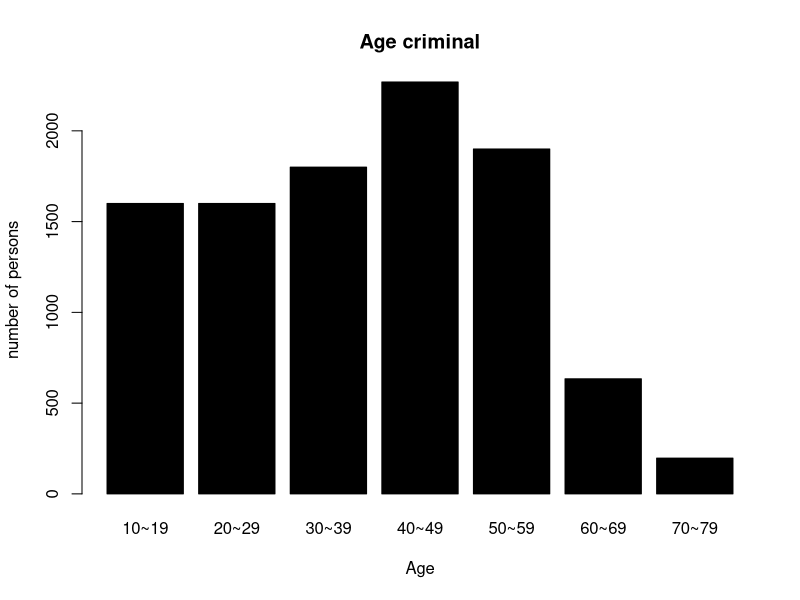
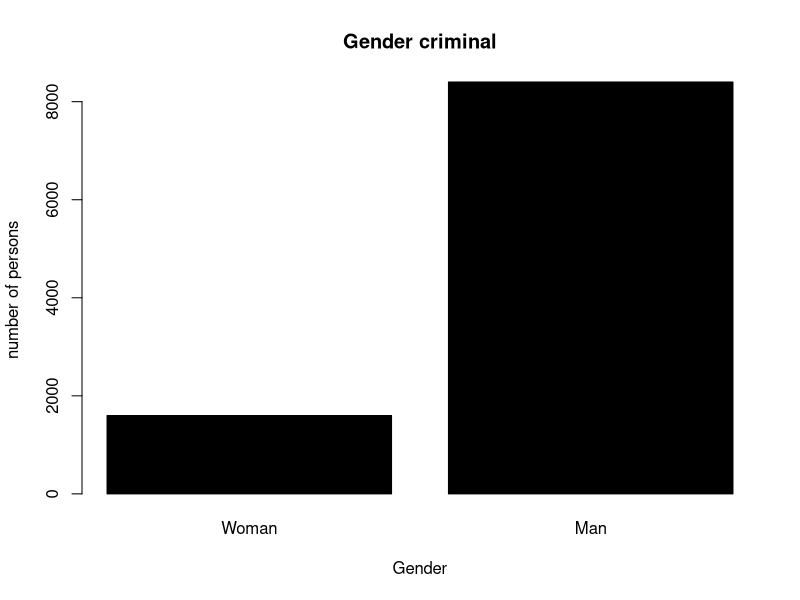
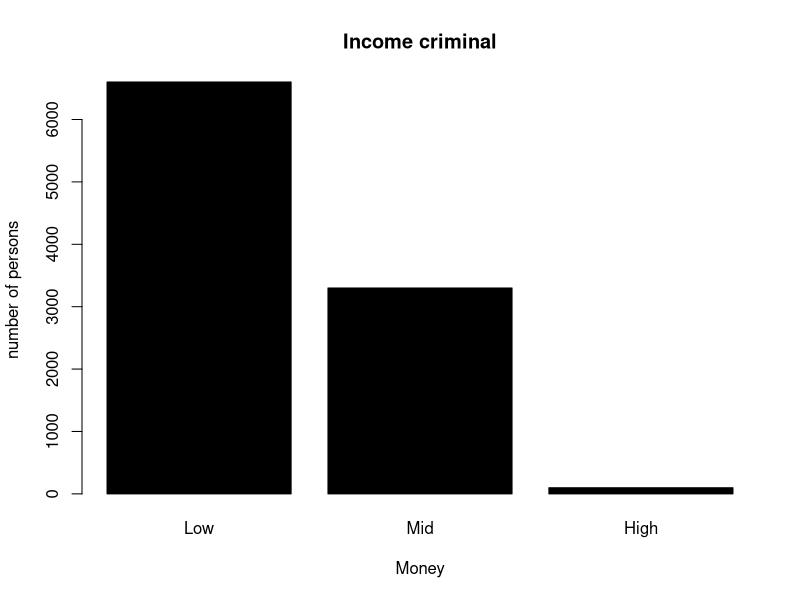
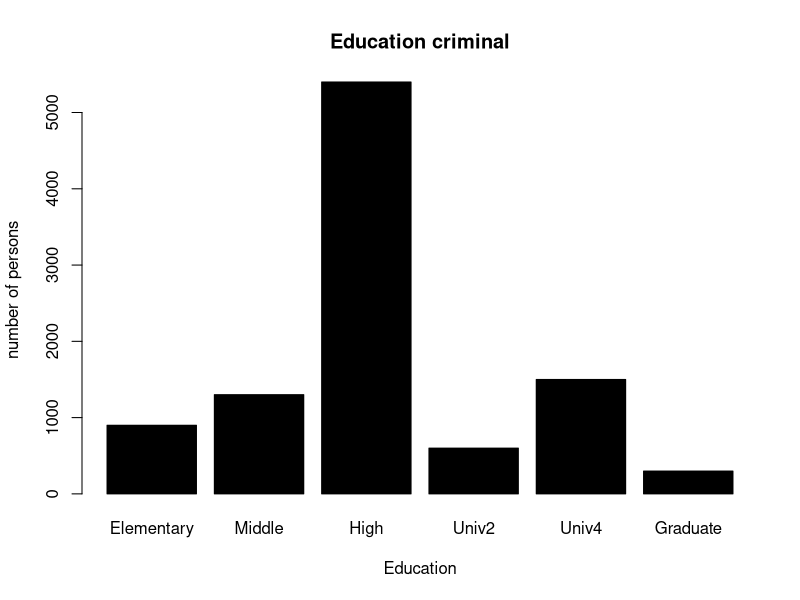
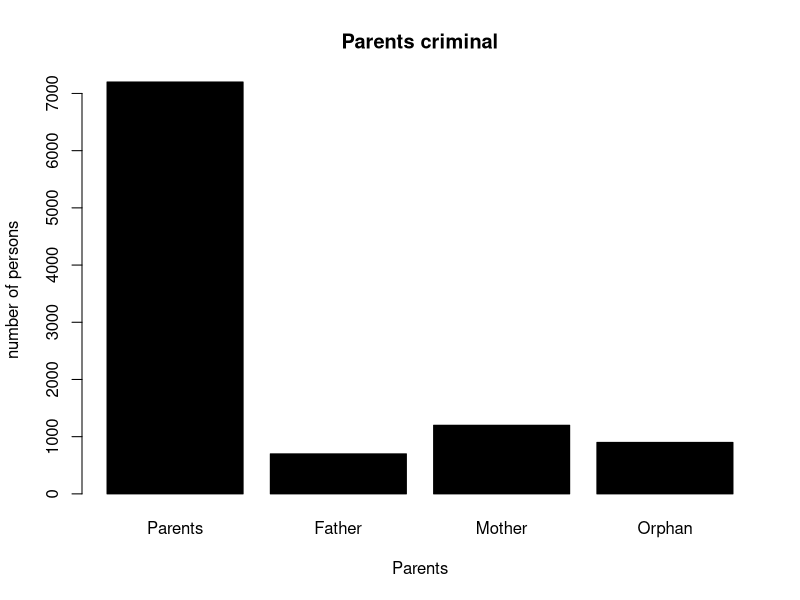
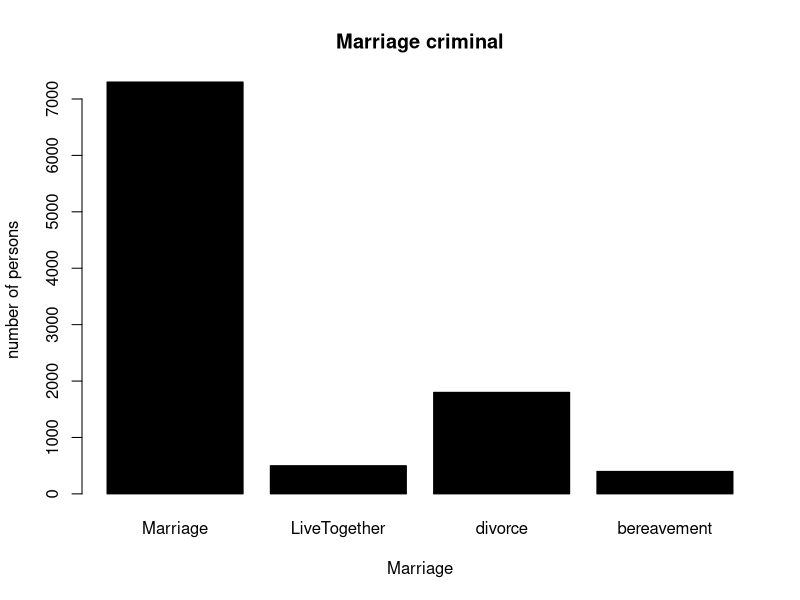
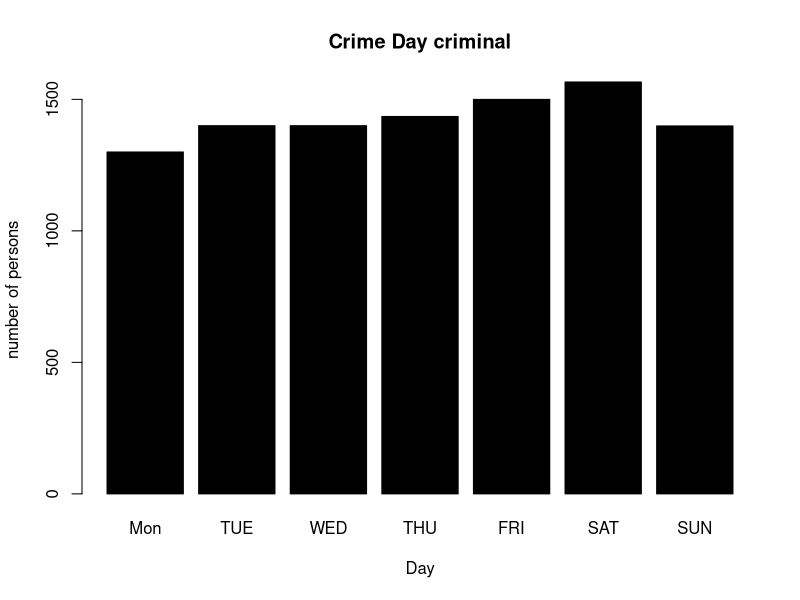
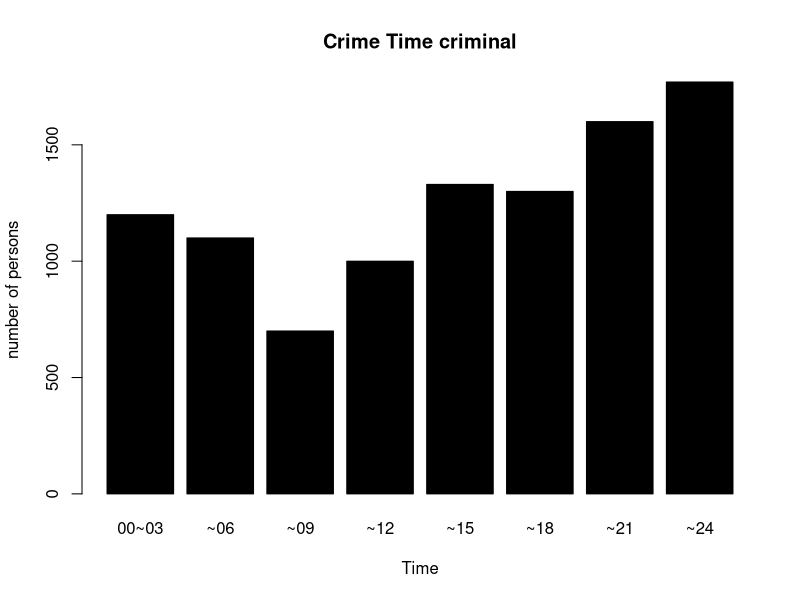

The R script that drew these images, in order:
setwd("C:/Users/Hello world/Documents/crime")
Total_df = read.csv("criminal.csv")

#Age
age = table(Total_df$Age)

#Gender
gender= table(Total_df$Gender)

#Money
money = table(Total_df$Money)

#Education
education = table(Total_df$Education)

#Parents
parents = table(Total_df$Parents)

#Marriage
marriage = table(Total_df$Marriage)

#Crime Day
day = table(Total_df$Day)

#Crime Time
time = table(Total_df$Time)

#Crime Type
type = table(Total_df$Type)

#Previous
previous = table(Total_df$Previous)

#Crime spot
#spot = table(Total_df$Spot)


barplot(age,xlab = "Age",ylab = "number of persons",main = "Age criminal",col="black",names=c("10~19","20~29","30~39","40~49","50~59","60~69","70~79"))

barplot(gender,xlab = "Gender",ylab = "number of persons",main = "Gender criminal",col="black",names=c("Woman","Man"))

barplot(money,xlab = "Money",ylab = "number of persons",main = "Income criminal",col="black",names=c("Low","Mid","High"))

barplot(education,xlab = "Education",ylab = "number of persons",main = "Education criminal",col="black",names=c("Elementary","Middle","High","Univ2","Univ4","Graduate"))

barplot(parents,xlab = "Parents",ylab = "number of persons",main = "Parents criminal",col="black",names=c("Parents","Father" ,"Mother","Orphan"))

barplot(marriage,xlab = "Marriage",ylab = "number of persons",main = "Marriage criminal",col="black",names=c("Marriage", "LiveTogether","divorce","bereavement"))

barplot(day,xlab = " Day ",ylab = "number of persons",main = "Crime Day criminal",col="black",names=c("Mon","TUE","WED","THU","FRI","SAT","SUN"))

barplot(time,xlab = " Time ",ylab = "number of persons",main = "Crime Time criminal",col="black",names=c("00~03","~06","~09","~12","~15","~18","~21","~24"))

barplot(type,xlab = "Type",ylab = "number of persons",main = "Crime Type criminal",col="black",names=c("Muder","Robber","Rape","Arson","Theft","Assault"))

lab = c("No","Yes")
pct = previous / sum(previous)*100
lab = paste(lab,pct,"%")
pie(previous,main = "Previous criminal\n(number of persons)",labels=lab)



#barplot(spot,xlab = "0 Woman | 1 Man",ylab = "number of persons",main = "Crime Spot",col="black")
